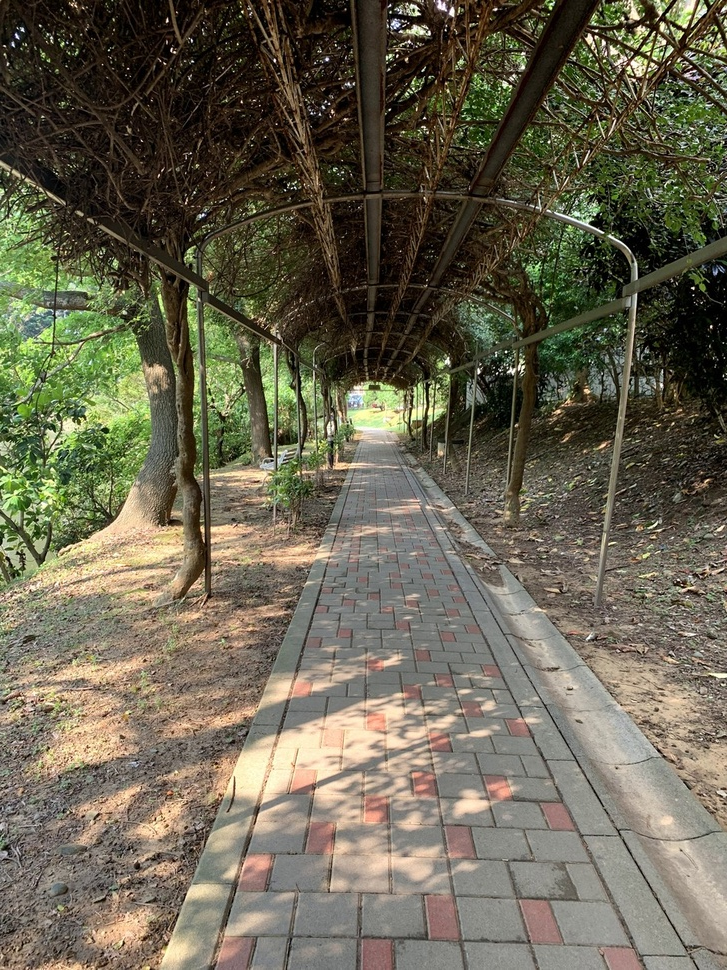
#> input picture donepic/0.JPG, 727 x 970 px, shrunk from 907 x 1210 before the run, found by its file name
$ jupyter execute Copy_of_homework4.ipynb   (shell and % lines are left out)   (older library calls are emulated)
#> lines starting #> are read from the running program, lines starting #| are printed output that depends on the picture
## Synopsis
In this project, you will learn to use opencv to perform feature detectors in an image and find the best matching features in other images.


Next, you will apply your matching results to align images to generate __infinite zoom__ visual effect. Some examples:


### Scores
1. (5%)Take a sequence of moving-forward images in NTHU campus.
2. (5%)Show feature extraction and matching results between two images
3. (10%)Perform image alignment and generate infinite zooming effect
4. (20%)implement different feature extrators, e.g. SIFT, SURF, and compare the results
5. (10%)exploit creativity to add some image processing to enhance effect. You can use photoshop to do some effects, such as bluring or coloring.
6. (30%) Assistant score
7. (20%)Mutual evaluation

### Feature Extraction
Your features should be reasonably invariant to translation, rotation, illumination, and scale, and you'll evaluate their performance on a suite of benchmark images.  We'll rank the performance of features that students in the class come up with, and compare them with the current state-of-the-art.

## Environment Setup for OpenCV
To help you visualize the results and debug your program, we provide a working user interface that displays detected features and best matches in other images.  We also provide sample feature files that were generated using ORB, the current best of breed technique in the vision community, for comparison.

## Reference
* Image registration and transformation <br>
https://colab.research.google.com/drive/1BwdSConGugBlGzPLLkXHTz2ahkdzEhQ9
http://scikit-image.org/docs/dev/auto_examples/xx_applications/plot_geometric.html

* Image alignment <br>
https://www.learnopencv.com/image-alignment-feature-based-using-opencv-c-python/
https://github.com/michal2229/image-align-and-average
https://www.pyimagesearch.com/2016/01/11/opencv-panorama-stitching/ # 新段落

## Previous work
https://www.youtube.com/watch?v=DcaAHDKjabo

https://www.youtube.com/watch?v=5zQ_RnVvjxI

https://www.youtube.com/watch?v=oNsYRzeGDh8

https://www.youtube.com/watch?time_continue=2&v=nz92suXBC_M

https://www.youtube.com/watch?v=dqGhWbuSOpc

[cell 1]
# Import package for feature matching
# Connect to Google Drive from youtself
import numpy as np
import cv2
from matplotlib import pyplot as plt

[cell 2]
# Ensure the image is exists

[cell 3]
# Read image
img1name = './0.JPG'
img2name = './3.JPG'
aligname = './align03.JPG'

img1 = cv2.imread(img1name,0)          # queryImage
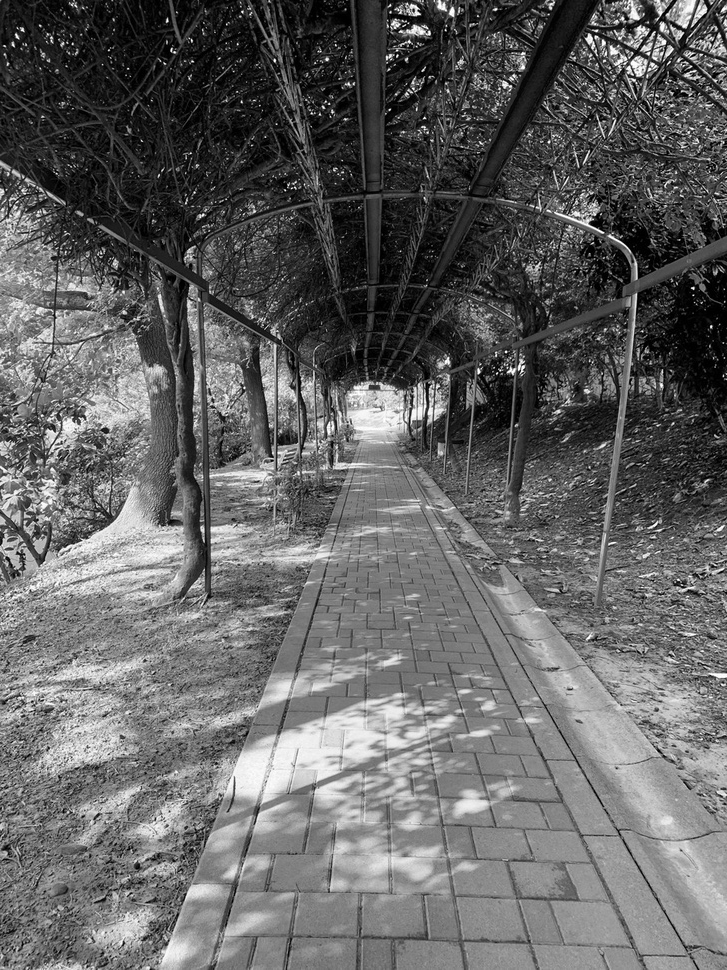
#> img1: shape (970, 727); min 0, max 255, mean 99.9
img2 = cv2.imread(img2name,0)           # trainImage
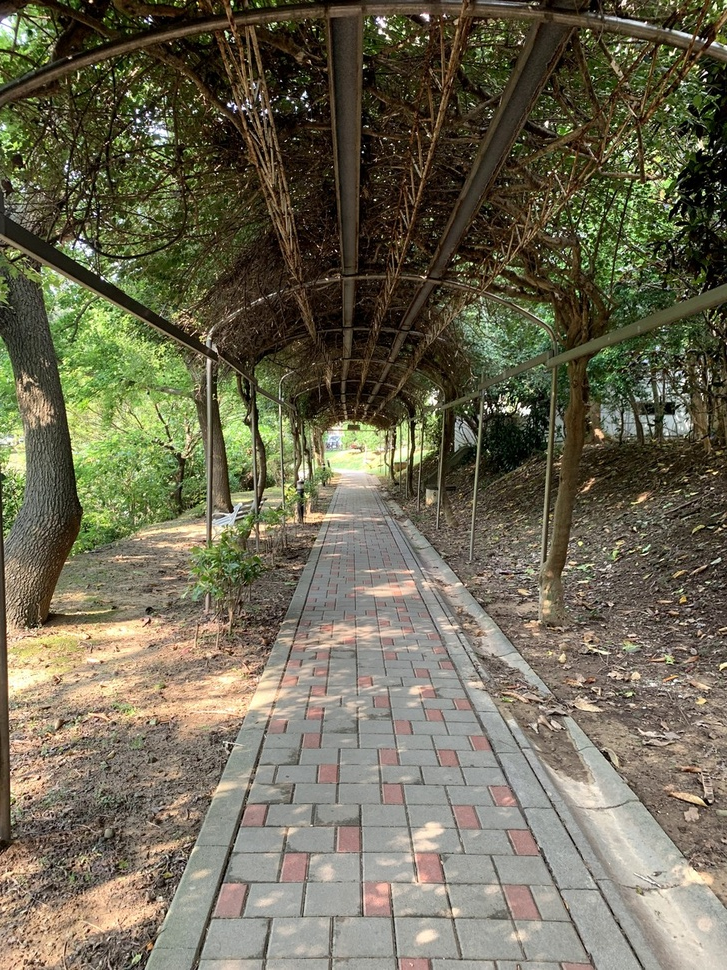
#> input picture donepic/3.JPG, 727 x 970 px, shrunk from 907 x 1210 before the run, found by its file name
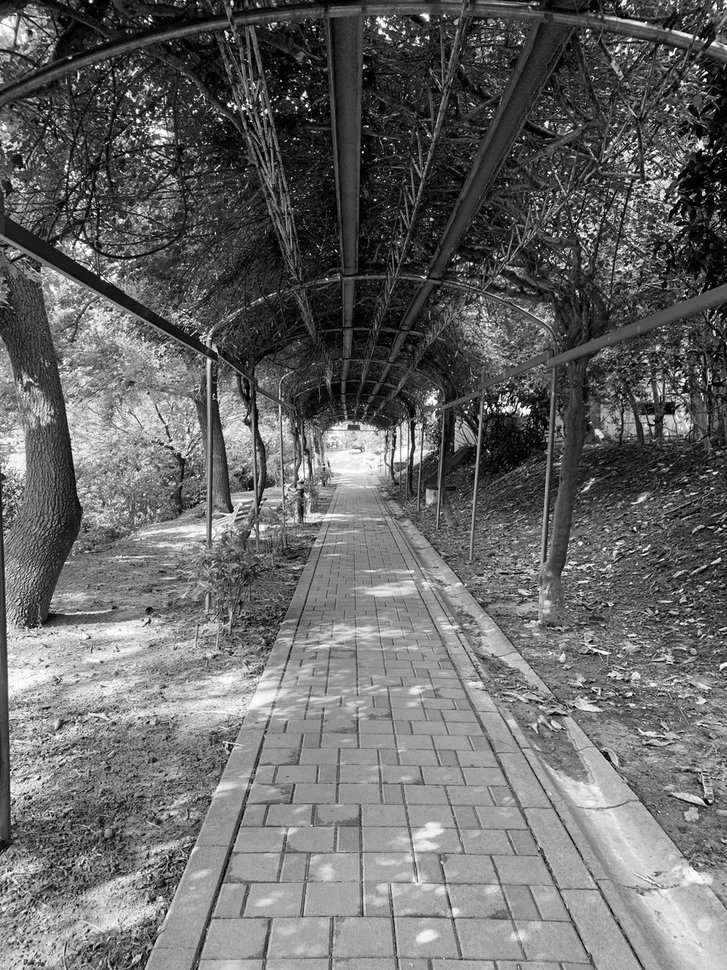
#> img2: shape (970, 727); min 0, max 255, mean 103.9

# Initiate SIFT detector
orb = cv2.ORB_create()

# find the keypoints and descriptors with SIFT
kp1, des1 = orb.detectAndCompute(img1,None)
#> kp1 = 500 keypoints; strongest (x, y, size): (429, 33, 31), (590, 34, 31), (648, 54, 31), (693, 288, 31)
kp2, des2 = orb.detectAndCompute(img2,None)
#> kp2 = 500 keypoints; strongest (x, y, size): (519, 404, 31), (228, 104, 31), (229, 106, 31), (670, 52, 31)

# create BFMatcher object
bf = cv2.BFMatcher(cv2.NORM_HAMMING, crossCheck=True)

# Match descriptors.
matches = bf.match(des1,des2)
#> matches = 159 matches

# Sort them in the order of their distance.
matches = sorted(matches, key = lambda x:x.distance)

[cell 4]
img1 = cv2.imread(img1name)          # queryImage
#> img1 is the input picture: shape (970, 727, 3); mean B, G, R 81.6, 100.6, 105.7
img2 = cv2.imread(img2name)           # trainImage
#> img2 is the input picture: shape (970, 727, 3); mean B, G, R 84, 104.9, 109.6

img1 = img1[...,::-1]
img2 = img2[...,::-1]

gmatches = matches[:75]
#> gmatches = 75 matches

img3 = cv2.drawMatches(img1,kp1,img2,kp2,gmatches,None, flags=2)
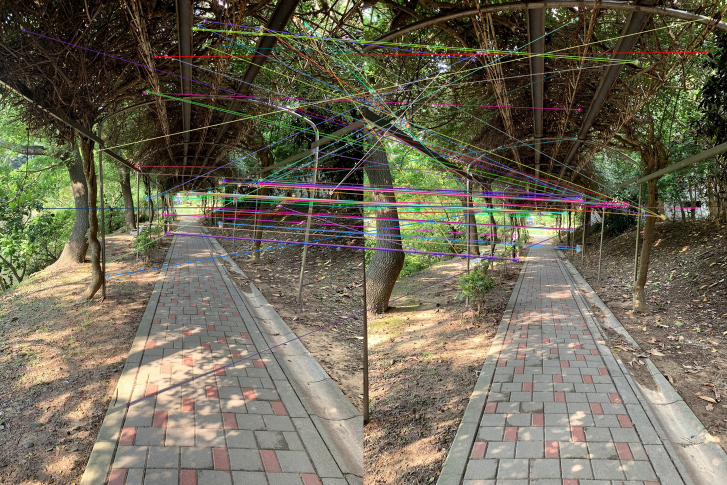
#> img3: shape (970, 1454, 3) (shown at 1/2 size); mean R, G, B 110, 104.2, 86.4
plt.imshow(img3),plt.show()
img3 = img3[...,::-1]
cv2.imwrite('./match03.jpg',img3)
#> Out = True

[cell 5]
#DO aligned

# Extract location of good matches
points1 = np.zeros((len(gmatches), 2), dtype=np.float32)
#> points1 = 75 pairs, first value 0 to 0, second value 0 to 0
points2 = np.zeros((len(gmatches), 2), dtype=np.float32)
#> points2 = 75 pairs, first value 0 to 0, second value 0 to 0

for i, match in enumerate(gmatches):
    points1[i, :] = kp1[match.queryIdx].pt
    points2[i, :] = kp2[match.trainIdx].pt
#> this loop made 75 passes
#> after the loop, points1 = 75 pairs, first value 47 to 661.8, second value 34 to 808.7; points2 = 75 pairs, first value 57.02 to 691, second value 35 to 528.5

# Find homography
h, mask = cv2.findHomography(points1, points2, cv2.RANSAC)
#> h = [[136.5, 30.84, -34505.3], [51.25, 137.3, -37883.7], [0.119, 0.0911, 1]]; mask = 75 values, max 1 at index 0, min 0 at index 5, mean 0.293

# Use homography
height, width, channels = img2.shape
#> height = 970; width = 727; channels = 3
im1Reg = cv2.warpPerspective(img1, h, (width, height))
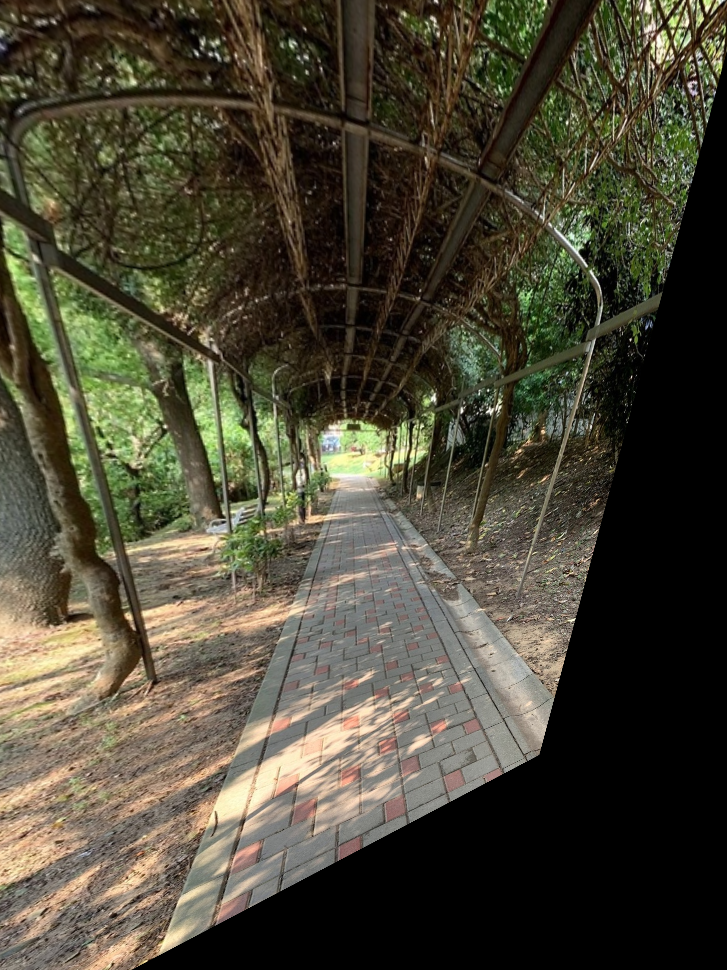
#> im1Reg: shape (970, 727, 3); mean R, G, B 75.7, 71.4, 54.7

plt.imshow(im1Reg),plt.show()
im1Reg = im1Reg[...,::-1]
cv2.imwrite(aligname,im1Reg)
#> Out = True

[cell 6]
#different feature extrators, e.g. SIFT, SURF
#SIFT
img = cv2.imread('0.jpg')
gray= cv2.cvtColor(img,cv2.COLOR_BGR2GRAY)

sift = cv2.SIFT()
kp, des = sift.detectAndCompute(gray,None)
#> kp = 8247 keypoints; strongest (x, y, size): (693, 288, 2.1), (711, 327, 1.8), (275, 60, 2), (167, 21, 2.1)
siftimg = cv2.drawKeypoints(gray,kp,flags=cv2.DRAW_MATCHES_FLAGS_DRAW_RICH_KEYPOINTS)
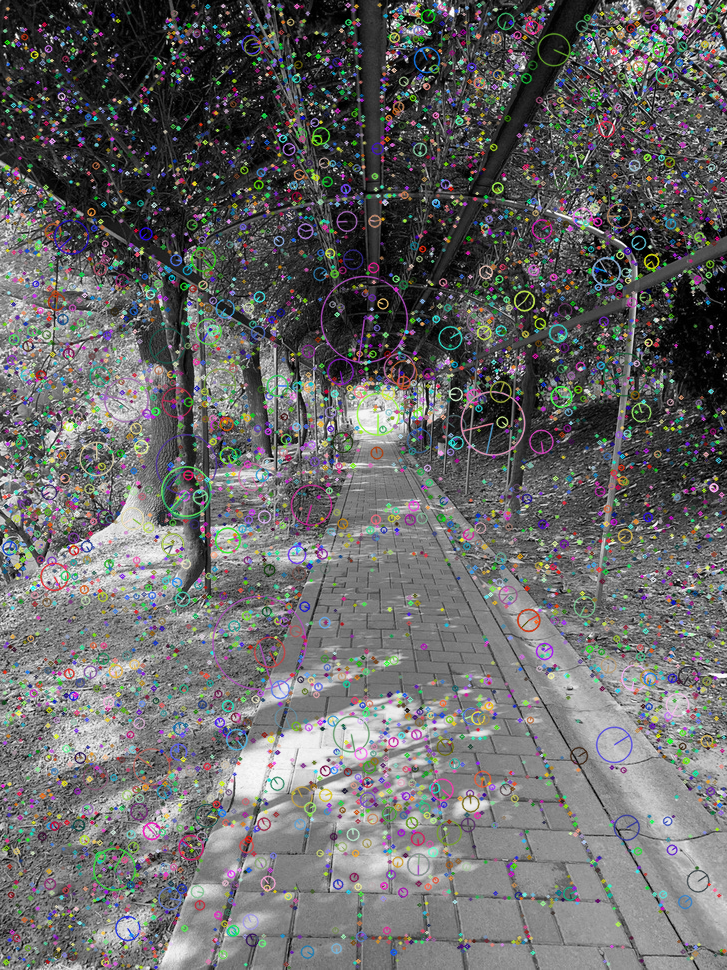
#> siftimg: shape (970, 727, 3); mean of channels 0, 1, 2 103.6, 103.8, 103.8; drawn as B, G, R

cv2.imwrite('./sift0.jpg',siftimg)
#> Out = True
